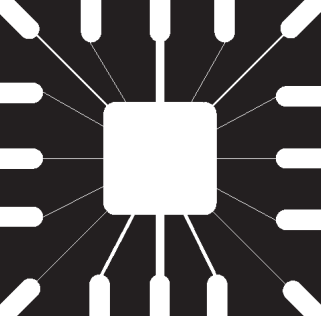
#> input picture line_detection/image/line.png, 321 x 316 px
$ python line_detection.py
#> lines starting #> are read from the running program, lines starting #| are printed output that depends on the picture
#!/usr/bin/env python3
# -*- coding: utf-8 -*-
"""
Created on Thu Nov 14 13:13:06 2019

@author: saikats
"""
import cv2
import numpy as np
import matplotlib.pyplot as plt


def readImg():
    img = cv2.imread('image/line.png',0)
#> img: shape (316, 321); min 32, max 255, mean 94.5
    return img

def getPixel(img, kr, i, j):
    pixel = 0
    x = i-1
    y = j-1
    for ii in range(3):
        for jj in range(3):
           pixel = pixel + (kr[ii][jj] * img[x+ii][y+jj])
    return pixel

def lineDetect(img):
   kr1 = [[-1,-1,-1], [2,2,2], [-1,-1,-1]] #horizontal kernel
   kr2 = [[2,-1,-1], [-1,2,-1], [-1,-1,2]] #+45 kernel
   kr3 = [[-1,2,-1], [-1,2,-1], [-1,2,-1]] #vertical kernel
   kr4 = [[-1,-1,2], [-1,2,-1], [2,-1,-1]] #-45 kernel

   rows , cols = img.shape
#> rows = 316; cols = 321

   new_img = np.zeros(img.shape, img.dtype)

   for i in range(rows-1):
       for j in range(cols-1):
           if(i>0 and j>0):
               pixel = getPixel(img, kr1, i, j)
               if pixel > 255:
                   new_img[i][j] = 255
               pixel = getPixel(img, kr2, i, j)
               if pixel > 255:
                   new_img[i][j] = 255
               pixel = getPixel(img, kr3, i, j)
               if pixel > 255:
                   new_img[i][j] = 255
               pixel = getPixel(img, kr4, i, j)
               if pixel > 255:
                   new_img[i][j] = 255
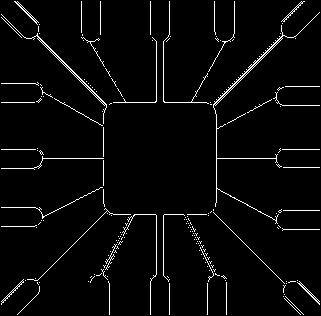
#> new_img: shape (316, 321); 3.5% white in thin lines or dots

   return new_img

if __name__ == "__main__":
   img = readImg()

   new_img = lineDetect(img)


   fig = plt.figure(figsize=(9,9))
   fig.add_subplot(1,2,1)
   plt.title('Original Image')
   plt.axis('off')
   plt.imshow(img, cmap='gray', interpolation='bicubic')

   fig.add_subplot(1,2,2)
   plt.title('Line Detected Image')
   plt.axis('off')
   plt.imshow(new_img, cmap='gray', interpolation='bicubic')

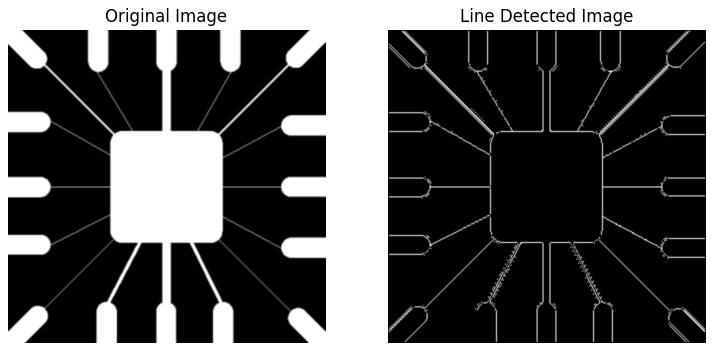
#> figure drawn by matplotlib, 2 panels
